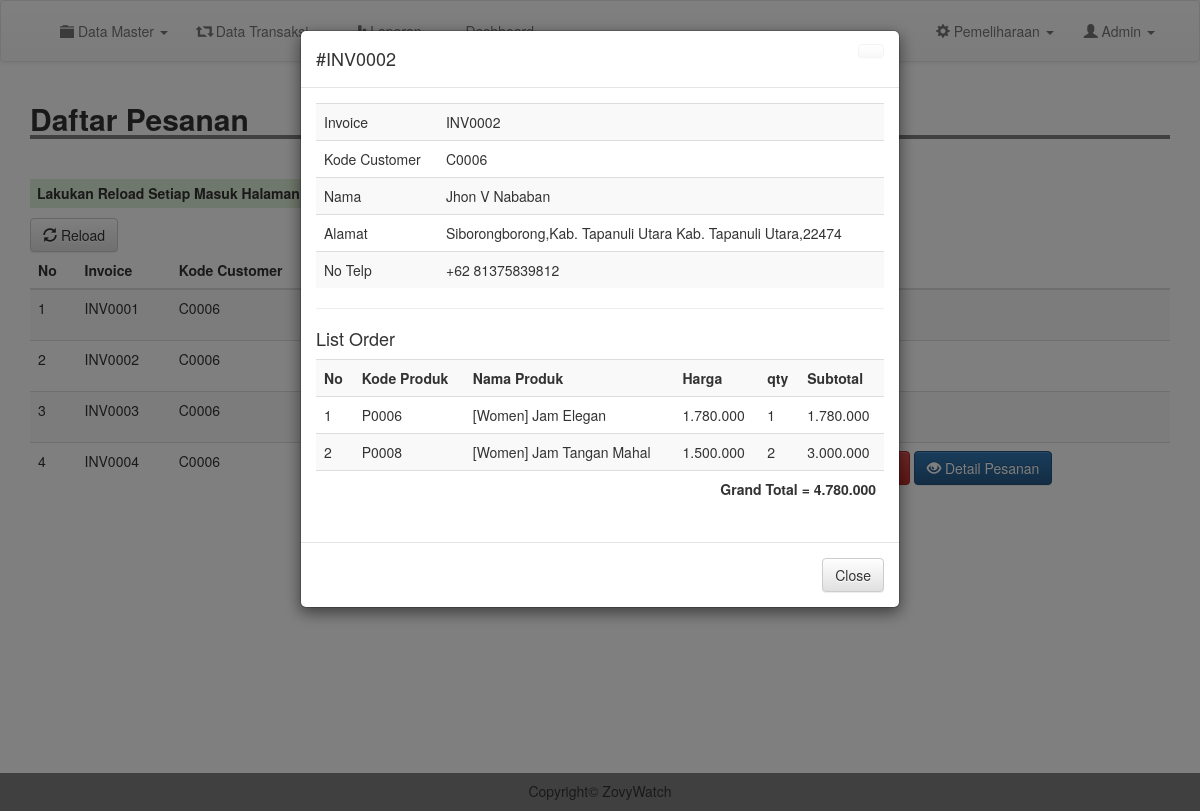
The app's page /admin/detailorder.php?inv=INV0002 (signed in) with its own data.
### tables this page shows
CREATE TABLE `produksi` (
  `id_order` int NOT NULL,
  `invoice` varchar(200) NOT NULL,
  `kode_customer` varchar(200) NOT NULL,
  `kode_produk` varchar(200) NOT NULL,
  `nama_produk` varchar(200) NOT NULL,
  `qty` int NOT NULL,
  `harga` int NOT NULL,
  `status` varchar(200) NOT NULL,
  `tanggal` date NOT NULL,
  `provinsi` varchar(200) NOT NULL,
  `kota` varchar(200) NOT NULL,
  `alamat` varchar(200) NOT NULL,
  `kode_pos` varchar(200) NOT NULL,
  `terima` varchar(200) NOT NULL,
  `tolak` varchar(200) NOT NULL,
  `cek` int NOT NULL
);

CREATE TABLE `customer` (
  `kode_customer` varchar(100) NOT NULL,
  `nama` varchar(100) NOT NULL,
  `email` varchar(100) NOT NULL,
  `username` varchar(100) NOT NULL,
  `password` varchar(100) NOT NULL,
  `telp` varchar(200) NOT NULL
);

### admin/detailorder.php (the view, shortened to what this page needs)
<?php
include 'header.php';
$invoices = $_GET['inv'];
$d_order = mysqli_query($conn, "SELECT * FROM produksi WHERE invoice = '$invoices'");
$t_order = mysqli_fetch_assoc($d_order);
$cs = mysqli_query($conn, "SELECT * FROM customer WHERE kode_customer = '".$t_order['kode_customer']."'");
$t_cs = mysqli_fetch_assoc($cs);
?>
<div class="container">
	<h2 style=" width: 100%; border-bottom: 4px solid gray"><b>Daftar Pesanan</b></h2>
	<br>
	<h5 class="bg-success" style="padding: 7px; width: 710px; font-weight: bold;"><marquee>Lakukan Reload Setiap Masuk Halaman ini, untuk menghindari terjadinya kesalahan data dan informasi</marquee></h5>
	<a href="produksi.php" class="btn btn-default"><i class="glyphicon glyphicon-refresh"></i> Reload</a>
	<table class="table table-striped">
		<thead>
			<tr>
				<th scope="col">No</th>
				<th scope="col">Invoice</th>
				<th scope="col">Kode Customer</th>
				<th scope="col">Status</th>
				<th scope="col">Tanggal</th>
				<th scope="col">Action</th>
			</tr>
		</thead>
		<tbody>
			<?php
			$result = mysqli_query($conn, "SELECT DISTINCT invoice, kode_customer, status, kode_produk, qty,terima,tolak, cek FROM produksi group by invoice");
			$no = 1;
			while($row = mysqli_fetch_assoc($result)){
				?>
				<tr>
					<td><?= $no; ?></td>
					<td><?= $row['invoice']; ?></td>
					<td><?= $row['kode_customer']; ?></td>
					<?php if($row['terima'] == 1){ ?>
						<td style="color: green;font-weight: bold;">Pesanan Diterima (Siap Kirim)
							<?php
						}else if($row['tolak'] == 1){
							?>
							<td style="color: red;font-weight: bold;">Pesanan Ditolak
								<?php
							}
							if($row['terima'] == 0 && $row['tolak'] == 0){
								?>
								<td style="color: orange;font-weight: bold;"><?= $row['status']; ?>
								<?php
							}
									?>
						</td>
						<td>2020/26-01</td>
						<td>
							<?php if( $row['tolak']==0 && $row['cek']==1 && $row['terima']==0){ ?>
								<a href="inventory.php?cek=0" id="rq" class="btn btn-warning"><i class="glyphicon glyphicon-warning-sign"></i> Request Material Shortage</a>
								<a href="proses/tolak.php?inv=<?= $row['invoice']; ?>" class="btn btn-danger" onclick="return confirm('Yakin Ingin Menolak ?')"><i class="glyphicon glyphicon-remove-sign"></i> Tolak</a>
							<?php }else if($row['terima'] == 0 && $row['cek']==0){ ?>
								<a href="proses/terima.php?inv=<?= $row['invoice']; ?>&kdp=<?= $row['kode_produk']; ?>" class="btn btn-success"><i class="glyphicon glyphicon-ok-sign"></i> Terima</a>
								<a href="proses/tolak.php?inv=<?= $row['invoice']; ?>" class="btn btn-danger" onclick="return confirm('Yakin Ingin Menolak ?')"><i class="glyphicon glyphicon-remove-sign"></i> Tolak</a>
							<?php } ?>
							<a href="detailorder.php?inv=<?= $row['invoice']; ?>" type="submit" class="btn btn-primary"><i class="glyphicon glyphicon-eye-open"></i> Detail Pesanan</a>
						</td>
					</tr>
					<?php
					$no++;
				}
				?>
			</tbody>
		</table>
	<button type="hidden" data-toggle="modal" data-target="#myModal" id="btn" style="background-color: #fff; border: #fff;">
	</button>
	<div class="modal fade" id="myModal" tabindex="-1" role="dialog" aria-labelledby="myModalLabel">
		<div class="modal-dialog" role="document">
			<div class="modal-content">
				<div class="modal-header">
					<a href="m_produk.php" class="btn btn-default close"></a>
					<h4 class="modal-title" id="myModalLabel">#<?= $t_order['invoice']; ?></h4>
				</div>
				<div class="modal-body">
					<table class="table table-striped">
						<tr>
							<td>Invoice</td>
							<td><?= $t_order['invoice']; ?></td>
						</tr>
						<tr>
							<td>Kode Customer</td>
							<td><?= $t_order['kode_customer']; ?></td>
						</tr>
						<tr>
							<td>Nama</td>
							<td><?= $t_cs['nama']; ?></td>
						</tr>
						<tr>
							<td>Alamat</td>
							<td><?php echo  $t_order['alamat'].",".$t_order['kota']." ".$t_order['provinsi'].",".$t_order['kode_pos']; ?></td>
						</tr>
						<tr>
							<td>No Telp</td>
							<td><?= $t_cs['telp']; ?></td>
						</tr>
					</table>
					<hr>
					<h4>List Order</h4>
					<table class="table table-striped">
						<tr>
							<th>No</th>
							<th>Kode Produk</th>
							<th>Nama Produk</th>
							<th>Harga</th>
							<th>qty</th>
							<th>Subtotal</th>
						</tr>
					<?php
						$order = mysqli_query($conn, "SELECT * FROM produksi WHERE invoice = '$invoices'");
						$no = 1;
						$grand = 0;
						while ($list = mysqli_fetch_assoc($order)) {
					 ?>
						<tr>
							<td><?= $no;  ?></td>
							<td><?= $list['kode_produk']; ?></td>
							<td><?= $list['nama_produk']; ?></td>
							<td><?= number_format($list['harga'], 0, ".", ".");  ?></td>
							<td><?= $list['qty'];  ?></td>
							<td><?= number_format($list['harga']*$list['qty'], 0, ".", ".");  ?></td>
						</tr>
					<?php
						$sub = $list['harga'] * $list['qty'];
						$grand += $sub;
						$no++;
						}
					 ?>
						<tr>
							<td colspan="6" class="text-right"><b>Grand Total = <?= number_format($grand, 0, ".", ".");  ?></b></td>
						</tr>
					</table>
				</div>
				<div class="modal-footer">
					<a href="produksi.php" class="btn btn-default">Close</a>
				</div>
			</div>
		</div>
	</div>
	</div>
	<br>
	<br>
	<br>
	<br>
	<br>
	<br>
	<br>
	<br>
	<br>
	<br>
	<br>
	<br>
	<?php
	include 'footer.php';
	?>

### css/style.css (style rules this page uses)
body { margin:0; padding: 0; }

### records on screen
produksi: invoice "INV0002", kode_customer "C0006", alamat "Siborongborong", kota "Kab. Tapanuli Utara", provinsi "Kab. Tapanuli Utara", kode_pos "22474", kode_produk "P0006", nama_produk "[Women] Jam Elegan", harga "1.780.000", qty "1", $list['harga']*$list['qty'] "1.780.000"
customer: nama "Jhon V Nababan", telp "+62 81375839812"
produksi: kode_produk "P0008", nama_produk "[Women] Jam Tangan Mahal", harga "1.500.000", qty "2", $list['harga']*$list['qty'] "3.000.000"

### other values on screen
$row['invoice'] "INV0001"
$row['kode_customer'] "C0006"
$row['invoice'] "INV0002"
$row['invoice'] "INV0003"
$row['invoice'] "INV0004"
$grand "4.780.000"
